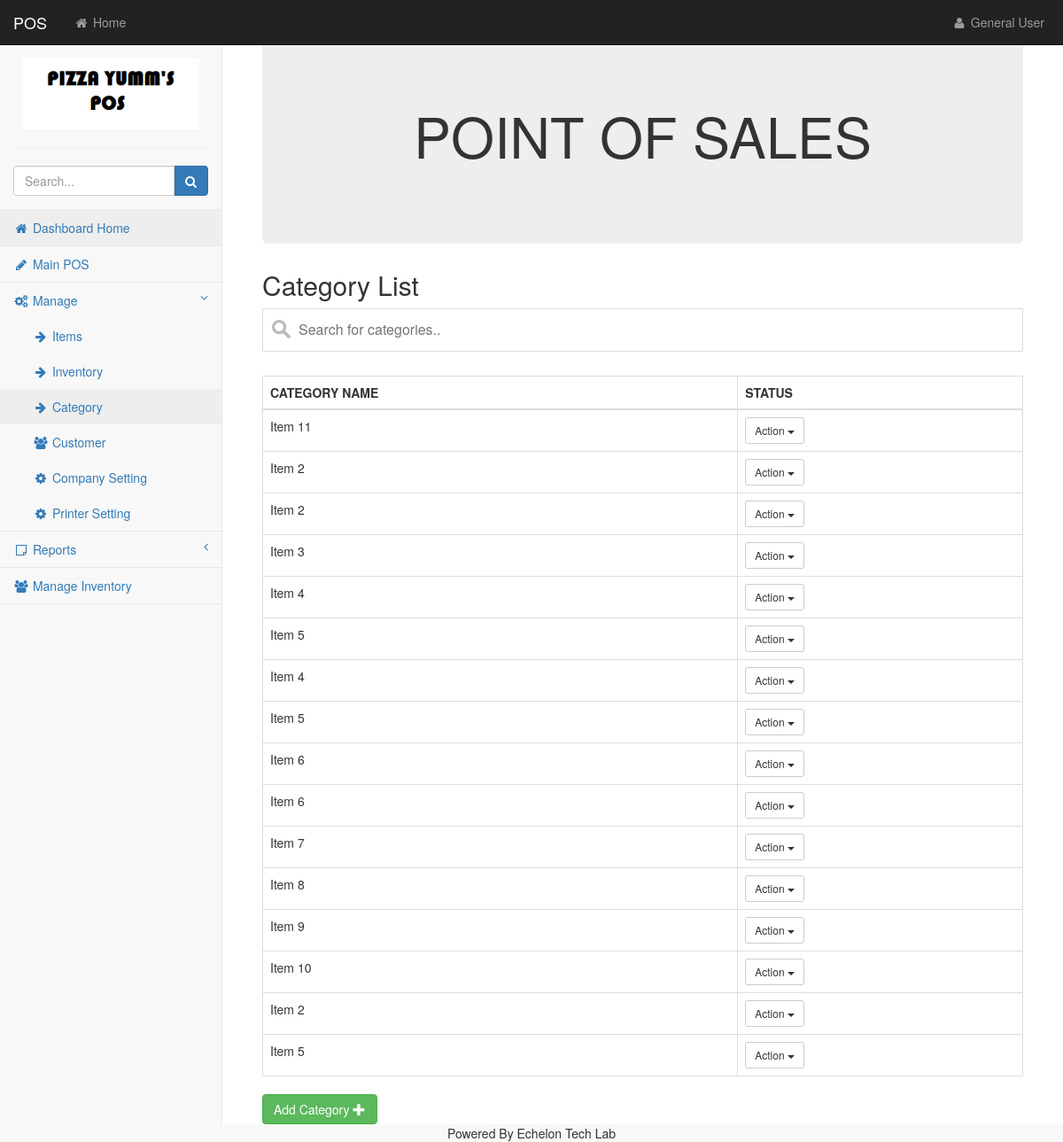
The app's page /categories.php, older data.
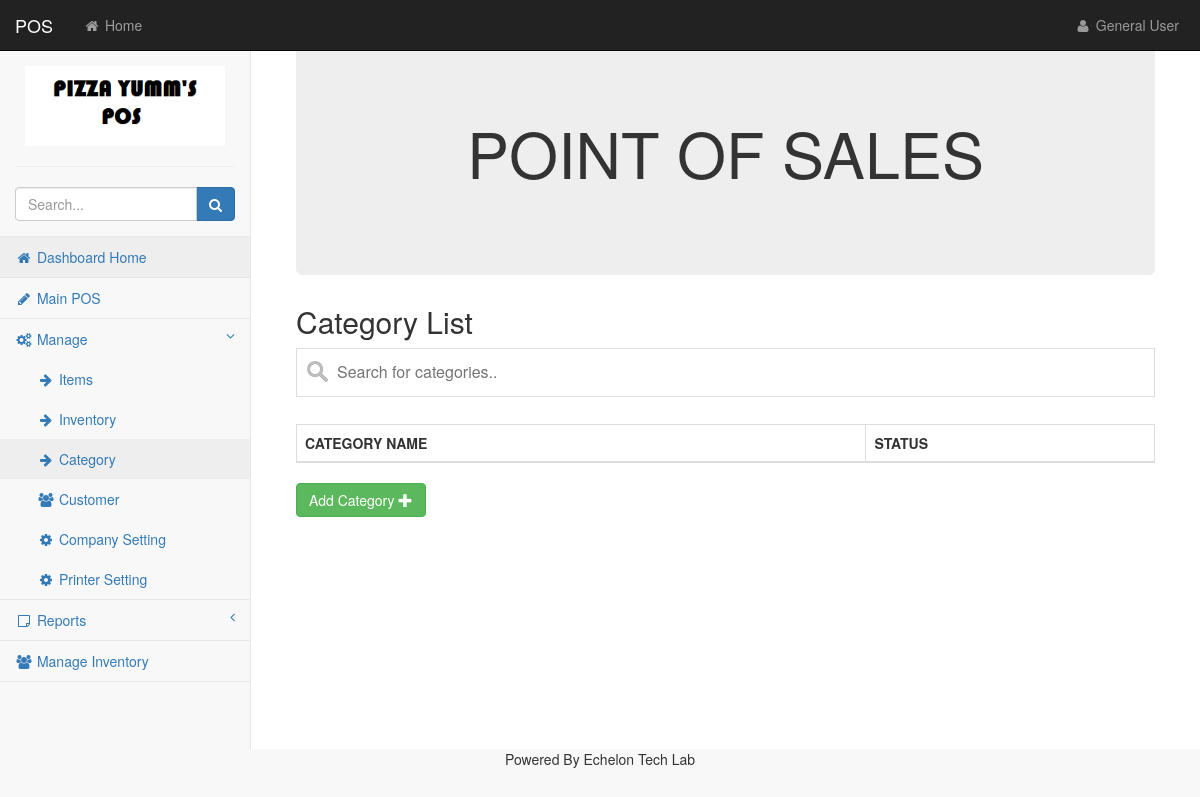
The same page, newer data.
### tables this page shows
CREATE TABLE `menu_categories` (
  `category_id` int(11) NOT NULL,
  `cat_name` varchar(40) NOT NULL,
  `created_at` varchar(255) DEFAULT NULL
);

### include/session.php (called while the page is built, shortened)
<?php
if(isset($_SESSION['user_name']) && isset($_SESSION['user_password']) && $_SESSION['user_name'] === "admin" && $_SESSION['user_password'] === "admin123")
{
    $admin = true;
}
else
{
    $admin = false;
}
?>

### categories.php (the view, shortened to what this page needs)
<?php
include("include/dbconnect.php");
include_once "include/session.php";
?>
<!DOCTYPE html>
<html lang="en">
    <head>
    </head>
<body>
<div id="wrapper">
    <nav class="navbar navbar-inverse navbar-fixed-top" role="navigation">
        <?php include("include/header.php"); ?>
        <?php include("include/sidebar.php"); ?>
    </nav>
    <div id="page-wrapper">
        <div class="container-fluid">
            <div class="jumbotron text-center">
              <h1 class="page-header"><center><h1>POINT OF SALES</h1></center></h1>
            </div>
 <h2>Category List</h2>
                    <div>
                        <div class="form-group">
                            <input type="text" id="myInput" onkeyup="myFunction()" placeholder="Search for categories..">
                        </div>
                        <table class="table table-bordered table-hover" id="myTable">
                            <thead>
                                <tr>
                                    <th>CATEGORY NAME</th>
                                    <th>STATUS</th>
                                </tr>
                            </thead>
                            <tbody>
                                <?php
                                $getData = "SELECT * FROM menu_categories";
                                $qur = $conn->query($getData);
                                while($r = mysqli_fetch_assoc($qur)){
                                ?>
                                      <tr>
                                    <td id="<?php echo 'td_0213_'.$r['category_id'] ?>"><?php echo $r['cat_name'] ?></td>
                                    <td><div class="btn-group">
                                            <button class="btn btn-default btn-sm dropdown-toggle" data-toggle="dropdown" type="button">Action <span class="caret"></span></button>
                                        </div>
                                    </td>
                                </tr>
                                <?php
}
                                ?>
                            </tbody>
                        </table>
                    </div>
            <button type="button" class="btn btn-success" onclick="openAjaxModel();" data-target="#addcategorymodel">
              Add Category <i class="glyphicon glyphicon-plus"></i>
            </button>
        </div>
    </div>
</div>
<div class="footer"><center>Powered By Echelon Tech Lab</center></div>
        <link href="css/bootstrap.min.css" rel="stylesheet">
        <link href="css/metisMenu.min.css" rel="stylesheet">
        <link href="css/timeline.css" rel="stylesheet">
        <link href="css/startmin.css" rel="stylesheet">
        <link href="css/morris.css" rel="stylesheet">
        <link rel="stylesheet" href="custom-css/style.css" type="text/css">
        <link href="css/font-awesome.min.css" rel="stylesheet" type="text/css">
</body>
</html>

### include/header.php (shortened to what this page needs)
<div class="navbar-header">
    <a class="navbar-brand" href="home.php">POS</a>
</div>
<ul class="nav navbar-nav navbar-left navbar-top-links">
    <li><a href="home.php"><i class="fa fa-home fa-fw"></i> Home</a></li>
</ul>
<?php
if($admin == true)
{
?>
<ul class="nav navbar-right navbar-top-links">
    <li class="dropdown">
        <a href="session_destroy.php">
            <i class="fa fa-user fa-fw"></i> Logged in as: Admin (Click to logout)
        </a>
    </li>
</ul>
<?php
}
else if($admin == false)
{
?>
<ul class="nav navbar-right navbar-top-links">
    <li class="dropdown">
        <a class="dropdown-toggle" data-toggle="dropdown" href="#">
            <i class="fa fa-user fa-fw"></i> General User
        </a>
    </li>
</ul>
<?php
}
?>

### include/sidebar.php (shortened to what this page needs)
<div class="navbar-default sidebar" role="navigation">
    <div class="sidebar-nav navbar-collapse">
        <ul class="nav" id="side-menu">
            <li class="sidebar-search">
                <center><a href="home.php"><img src="icons/pos_logo.png" width="200" height="80"></a></center>
                <hr>
                <div class="input-group custom-search-form">
                    <input type="text" class="form-control" placeholder="Search...">
                        <span class="input-group-btn">
                            <button class="btn btn-primary" type="button">
                                <i class="fa fa-search"></i>
                            </button>
                        </span>
                </div>
            </li>
            <li>
                <a href="home.php" class="active"><i class="fa fa-home fa-fw"></i> Dashboard Home</a>
            </li>
            <li>
                <a href="main_pos.php"><i class="fa fa-pencil fa-fw"></i> Main POS</a>
            </li>
            <?php
            if($admin == true)
            {
            ?>
            <li>
                <a href="#"><i class="fa fa-gears fa-fw"></i> Manage<span class="fa arrow"></span></a>
                <ul class="nav nav-second-level">
                    <li>
                        <a href="items.php"><i class="fa fa-arrow-right fa-fw"></i> Items </a>
                    </li>
                    <li>
                        <a href="inventory.php"><i class="fa fa-arrow-right fa-fw"></i> Inventory </a>
                    </li>
                    <li>
                        <a href="categories.php"><i class="fa fa-arrow-right fa-fw"></i> Category </a>
                    </li>
                    <li>
                        <a href="customers.php"><i class="fa fa-users fa-fw"></i> Customer </a>
                    </li>
                    <li>
                        <a href="settings.php"><i class="fa fa-gear fa-fw"></i> Company Setting </a>
                    </li>
                    <li>
                        <a href="settings_printer.php"><i class="fa fa-gear fa-fw"></i> Printer Setting </a>
                    </li>
                </ul>
            </li>
            <?php
            }
            else if($admin == false)
            {
            ?>
            <li>
                <a href="#"><i class="fa fa-gears fa-fw"></i> Manage<span class="fa arrow"></span></a>
                <ul class="nav nav-second-level">
                    <li>
                        <a href="items.php"><i class="fa fa-arrow-right fa-fw"></i> Items </a>
                    </li>
                    <li>
                        <a href="inventory.php"><i class="fa fa-arrow-right fa-fw"></i> Inventory </a>
                    </li>
                    <li>
                        <a href="categories.php"><i class="fa fa-arrow-right fa-fw"></i> Category </a>
                    </li>
                    <li>
                        <a href="customers.php"><i class="fa fa-users fa-fw"></i> Customer </a>
                    </li>
                    <li>
                        <a href="login.php"><i class="fa fa-gear fa-fw"></i> Company Setting </a>
                    </li>
                    <li>
                        <a href="login.php"><i class="fa fa-gear fa-fw"></i> Printer Setting </a>
                    </li>
                </ul>
            </li>
            <?php
            }
            ?>
            <?php
            if($admin == true)
            {
            ?>
            <li>
                <a href="#"><i class="fa fa-sticky-note-o fa-fw"></i> Reports<span class="fa arrow"></span></a>
                <ul class="nav nav-second-level">
                    <li>
                        <a href="sales_report.php"><i class="fa fa-arrow-right fa-fw"></i> Sales Report </a>
                    </li>
<!--
                    <li>
                        <a href="counter-wise-report.php"><i class="fa fa-arrow-right fa-fw"></i> Counter Wise Report </a>
                    </li>
-->
                    <li>
                        <a href="xreport.php"><i class="fa fa-arrow-right fa-fw"></i> X Report </a>
                    </li>
                    <li>
                        <a href="zreport.php"><i class="fa fa-arrow-right fa-fw"></i> Z Report </a>
                    </li>
                </ul>
            </li>
            <?php
            }
            else if($admin == false)
            {
            ?>
            <li>
                <a href="#"><i class="fa fa-sticky-note-o fa-fw"></i> Reports<span class="fa arrow"></span></a>
            </li>
            <?php
            }
            ?>
            <li>
                 <a href="manageinventory.php"><i class="fa fa-users fa-fw"></i> Manage Inventory </a>
            </li>
        </ul>
    </div>
</div>

### css/startmin.css (style rules this page uses)
body { background-color: #f8f8f8; }
#wrapper { width: 100%; }
#page-wrapper { padding: 30px 15px 0 15px; min-height: 568px; background-color: #fff; }
@media (min-width:768px) { #page-wrapper { position: inherit; margin-left: 250px; padding: 30px 30px 0 30px; border-left: 1px solid #e7e7e7; } }
.navbar-header { float: left; }
.navbar-left { float: left; }
.navbar-right { text-align: right; }
.navbar-top-links { margin: 0; }
.navbar-top-links li { display: inline-block; }
.navbar-top-links li:last-child { margin-right: 6px; }
.navbar-top-links li a { padding: 15px; min-height: 50px; }
.navbar-top-links>li>a { color: #999; }
.sidebar .sidebar-nav.navbar-collapse { padding-right: 0; padding-left: 0; }
.sidebar .sidebar-search { padding: 15px; }
.sidebar ul li { border-bottom: 1px solid #e7e7e7; }
.sidebar ul li a.active { background-color: #eee; }
.sidebar .arrow { float: right; }
.sidebar .fa.arrow:before { content: "\f104"; }
.sidebar .active>a>.fa.arrow:before { content: "\f107"; }
.sidebar .nav-second-level li, .sidebar .nav-third-level li { border-bottom: 0!important; }
.sidebar .nav-second-level li a { padding-left: 37px; }
@media (min-width:768px) { .sidebar { z-index: 1; position: absolute; width: 250px; margin-top: 51px; } }

### categories.php (style rules this page uses)
#myInput { background-image: url('icons/searchicon.png'); background-position: 10px 12px; background-repeat: no-repeat; width: 100%; font-size: 16px; padding: 12px 20px 12px 40px; border: 1px solid #ddd; margin-bottom: 12px; }

Row changes from the older to the newer data that the page shows:
removed menu_categories: cat_name "Item 11"
removed menu_categories: cat_name "Item 2"
removed menu_categories: cat_name "Item 2"
removed menu_categories: cat_name "Item 3"
removed menu_categories: cat_name "Item 4"
removed menu_categories: cat_name "Item 5"
removed menu_categories: cat_name "Item 4"
removed menu_categories: cat_name "Item 5"
removed menu_categories: cat_name "Item 6"
removed menu_categories: cat_name "Item 6"
removed menu_categories: cat_name "Item 7"
removed menu_categories: cat_name "Item 8"
removed menu_categories: cat_name "Item 9"
removed menu_categories: cat_name "Item 10"
removed menu_categories: cat_name "Item 2"
removed menu_categories: cat_name "Item 5"
